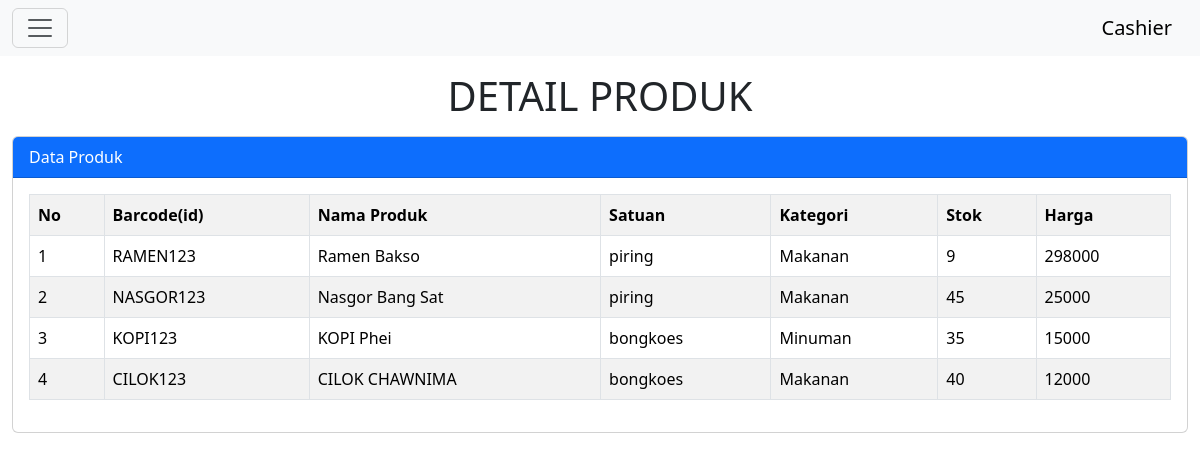
The page /pegawai/produk_p.php (signed in) on the database its author committed.
### tables this page shows
CREATE TABLE `produk` (
  `id_produk` varchar(50) NOT NULL,
  `nama_produk` varchar(50) NOT NULL,
  `satuan` int(50) NOT NULL,
  `kategori` int(50) NOT NULL,
  `harga` int(50) NOT NULL,
  `stok` int(50) NOT NULL DEFAULT 0
);

CREATE TABLE `satuan` (
  `id_satuan` int(11) NOT NULL,
  `nama_satuan` varchar(25) NOT NULL
);

CREATE TABLE `kategori` (
  `id_ktg` int(11) NOT NULL,
  `Nama_Kategori` varchar(255) NOT NULL
);

### pegawai/produk_p.php (the view, shortened to what this page needs)
<?php
    include('header_p.php');
    include("../database.php");
?>
<!DOCTYPE html>
<html lang="en">
<head>
    <link rel="stylesheet" href="https://cdnjs.cloudflare.com/ajax/libs/font-awesome/6.0.0/css/all.min.css">
    <link rel="stylesheet" href="https://cdn.jsdelivr.net/npm/bootstrap-icons@1.11.1/font/bootstrap-icons.css">
    <link href="https://cdn.jsdelivr.net/npm/bootstrap@5.3.2/dist/css/bootstrap.min.css" rel="stylesheet">
    <link rel="stylesheet" href="produkStyle.css">
</head>
<body>
    <div class="container-fluid">
        <div class="row flex-nowrap">
            <div class="container">
                <h1 class="text-center mt-3">DETAIL PRODUK</h1>
                <div class="card mt-3">
                    <div class="card-header bg-primary text-white">
                        Data Produk
                    </div>
                    <div class="card-body">
                        <table class="table table-bordered table-striped table-hover">
                            <tr>
                                <th>No</th>
                                <th>Barcode(id)</th>
                                <th>Nama Produk</th>
                                <th>Satuan</th>
                                <th>Kategori</th>
                                <th>Stok</th>
                                <th>Harga</th>
                            </tr>
                            <?php
                                $no = 1;
                                $tampil = mysqli_query($conn, "SELECT * FROM produk ORDER BY id_produk DESC");
                                while($data = mysqli_fetch_array($tampil)):
                                    $satuan = mysqli_query($conn, "SELECT * FROM satuan WHERE id_satuan = $data[satuan]");
                                    $data_satuan = mysqli_fetch_assoc($satuan);
                                    $kategori = mysqli_query($conn, "SELECT * FROM kategori WHERE id_ktg = $data[kategori]");
                                    $data_kategori = mysqli_fetch_assoc($kategori);
                            ?>
                            <tr>
                                <td><?= $no++?></td>
                                <td><?= $data['id_produk']?></td>
                                <td><?= $data['nama_produk']?></td>
                                <td><?= $data_satuan['nama_satuan']?></td>
                                <td><?= $data_kategori['Nama_Kategori']?></td>
                                <td><?= $data['stok']?></td>
                                <td><?= $data['harga']?></td>
                            </tr>
                            <?php endwhile; ?>
                        </table>
                    </div>
                </div>
            </div>
        </div>
    </div>
</body>
</html>

### rows shown on the page
produk: id_produk "RAMEN123", nama_produk "Ramen Bakso", satuan.nama_satuan "piring", kategori.Nama_Kategori "Makanan", stok "9", harga "298000"
produk: id_produk "NASGOR123", nama_produk "Nasgor Bang Sat", satuan.nama_satuan "piring", kategori.Nama_Kategori "Makanan", stok "45", harga "25000"
produk: id_produk "KOPI123", nama_produk "KOPI Phei", satuan.nama_satuan "bongkoes", kategori.Nama_Kategori "Minuman", stok "35", harga "15000"
produk: id_produk "CILOK123", nama_produk "CILOK CHAWNIMA", satuan.nama_satuan "bongkoes", kategori.Nama_Kategori "Makanan", stok "40", harga "12000"
